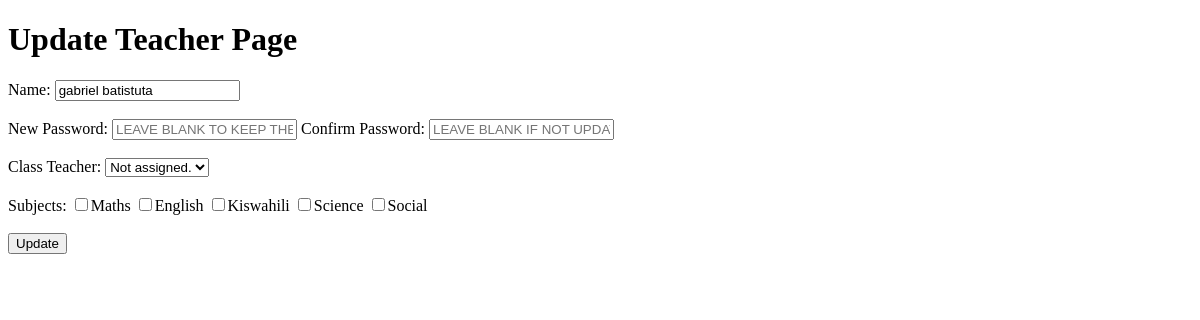
The page /update-teacher/5/ on the database as committed earlier.
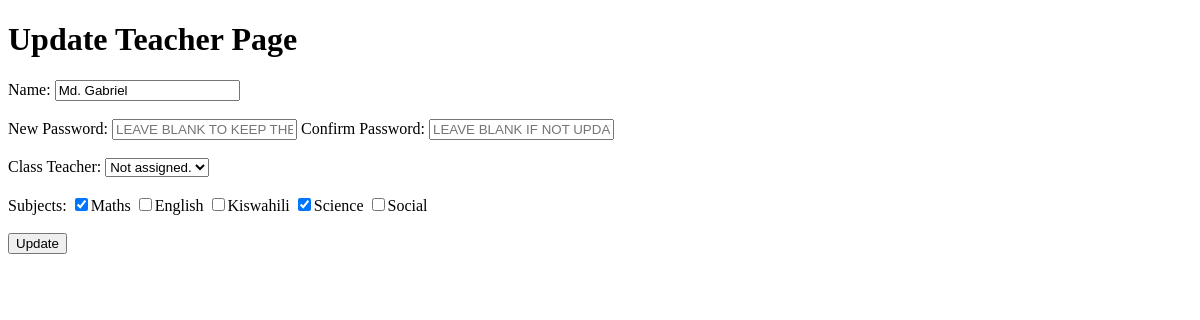
The same page on the database as committed later.
### apps/models.py (models this page shows, shortened)
class Teacher(models.Model):
    id = models.BigAutoField(primary_key=True)
    user = models.OneToOneField(User, on_delete=models.CASCADE, null=True)
    name = models.CharField(max_length=30)
    subject = models.ManyToManyField(Subject)

class Subject(models.Model):
    id = models.BigAutoField(primary_key=True)
    name = models.CharField(max_length=13)

### apps/views.py (the view, shortened to what this page needs)
# urls.py: path("update-teacher/<int:id>/", views.UpdateTeacher.as_view(), name='update-teacher'),
class UpdateTeacher(View):
    def get(self, request, id):
        teacher = get_object_or_404(Teacher, id=id)
        subjects = Subject.objects.all()
        grades = Grade.objects.all()
        assigned_grade_id =None
        assigned_grade = Grade.objects.filter(teacher=teacher).first()
        if assigned_grade:
            assigned_grade_id = assigned_grade.id
        context = {
            'teacher': teacher,
            'subjects': subjects,
            'grades': grades,
            'assigned_grade_id': assigned_grade_id
        }
        return render(request, 'apps/update-teacher.html', context)

### apps/templates/apps/update-teacher.html (shortened to what this page needs)
{% extends 'apps/base.html' %}
{% block content %}
    <h1>Update Teacher Page</h1>
    <form method="POST">
        <label>Name: </label>
        <input type="text" name="name" value="{{teacher.name}}" required>
        <br> <br>
        <label>New Password: </label>
        <input type="password" name="password" placeholder="LEAVE BLANK TO KEEP THE CURRENT PASSWORD">
        <label>Confirm Password: </label>
        <input type="password" name="confirm_password" placeholder="LEAVE BLANK IF NOT UPDATING PASSWORD">
        <br>
        <br>
        <label>Class Teacher: </label>
        <select name="grade">
            <option value="">Not assigned.</option>
        </select>
         <br>
         <br>
         <label>Subjects: </label>
         {% for subject in subjects %}
         <input type="checkbox" name="subjects" value="{{subject.id}}" {% if subject in teacher.subject.all %}checked{% endif %}>{{subject.name}}
         {% endfor %}
         <br><br>
         <button type="submit">Update</button>
    </form>
{% endblock %}

Rows that differ between the two databases and show on the page:
changed Teacher: name "gabriel batistuta" → "Md. Gabriel"
computed for Subject "Maths": subjects "☐" → "☑"
computed for Subject "Science": subjects "☐" → "☑"
